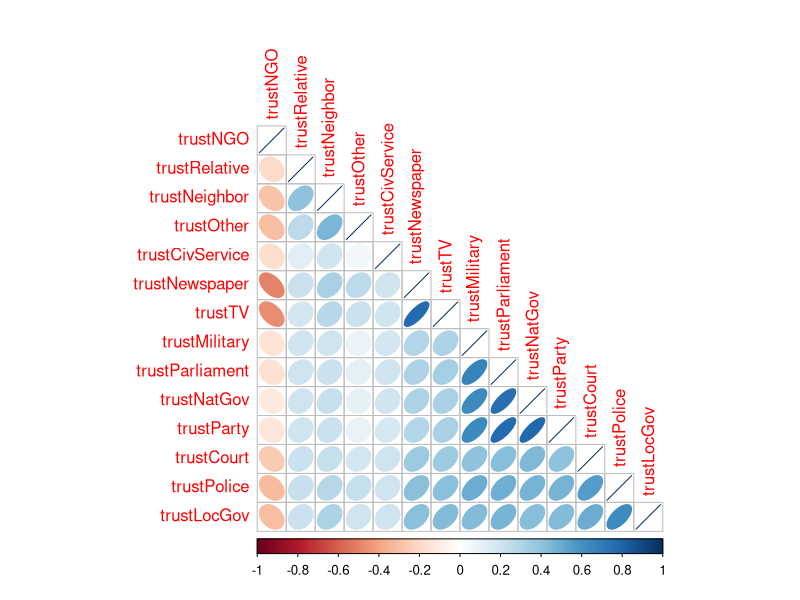
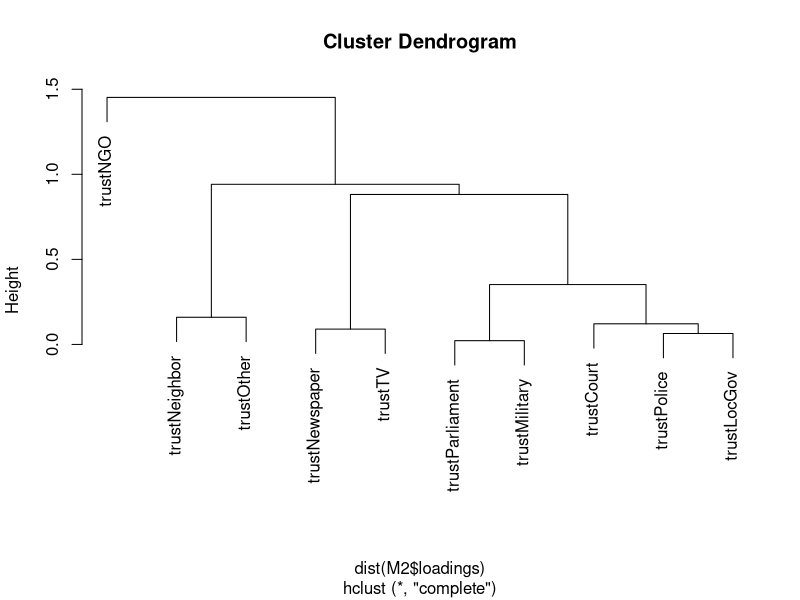

Recreate these plots in R, in order.
## ---- chunk 1
library(haven)
options(digits=2)

setwd("E:/SynologyDrive/Github/Quantitative_Analysis_II/hwk03/")
data <- read_dta('./abs.dta')
summary(data)
data <- na.omit(data)
## ---- chunk 2
n <- dim(data)[1]
corMat <- cor(data, use = "pairwise.complete.obs") #correlation matrix
library(corrplot)
res <- cor.mtest(data, conf.level = 0.95)
corrplot(corMat, method = "ellipse", type = "lower", p.mat = res$p, sig.level = 0.05, order = "hclust")
## ---- chunk 3
library(psych)
alpha(data, check.keys=TRUE)
## ---- chunk 4
# ev <- eigen(corMat)
# ev$values 
# 
# pcafit <- princomp(~., data=data, cor=TRUE)
# summary(pcafit) # print variance accounted for
# loadings(pcafit) # pc loadings
# plot(pcafit,type="lines") # scree plot
# # pcafit$scores # the principal components
# # biplot(pcafit)


# fit1 <- principal(dat, nfactors=14, rotate="varimax")

fit1 <- principal(data, nfactors = 14, rotate="none")
print(fit1, digits=2)
fit1$uniquenesses
## ---- chunk 5
M1 <- factanal(~., data = data, factors = 3 , scores = "regression") 
M2 <- update(M1, factor = 3, roation = "varimax", SMC = T)
print(M2, digits=2, cutoff=.3, sort=TRUE)
## ---- chunk 6
smc(data)
cov2cor(solve(corMat))
KMO(data)
# cov2cor(KMO(data)$ImCov)
## ---- chunk 7
fac_data <- data[, -c(5, 12, 2, 3)]
M1 <- factanal(~., data = fac_data, factors = 3 , scores = "regression") 
M2 <- update(M1, factor = 3, roation = "varimax", SMC = T)
print(M2, digits=2, cutoff=.3, sort=TRUE)
## ---- chunk 8
hc = hclust(dist(M2$loadings))
plot(hc)
